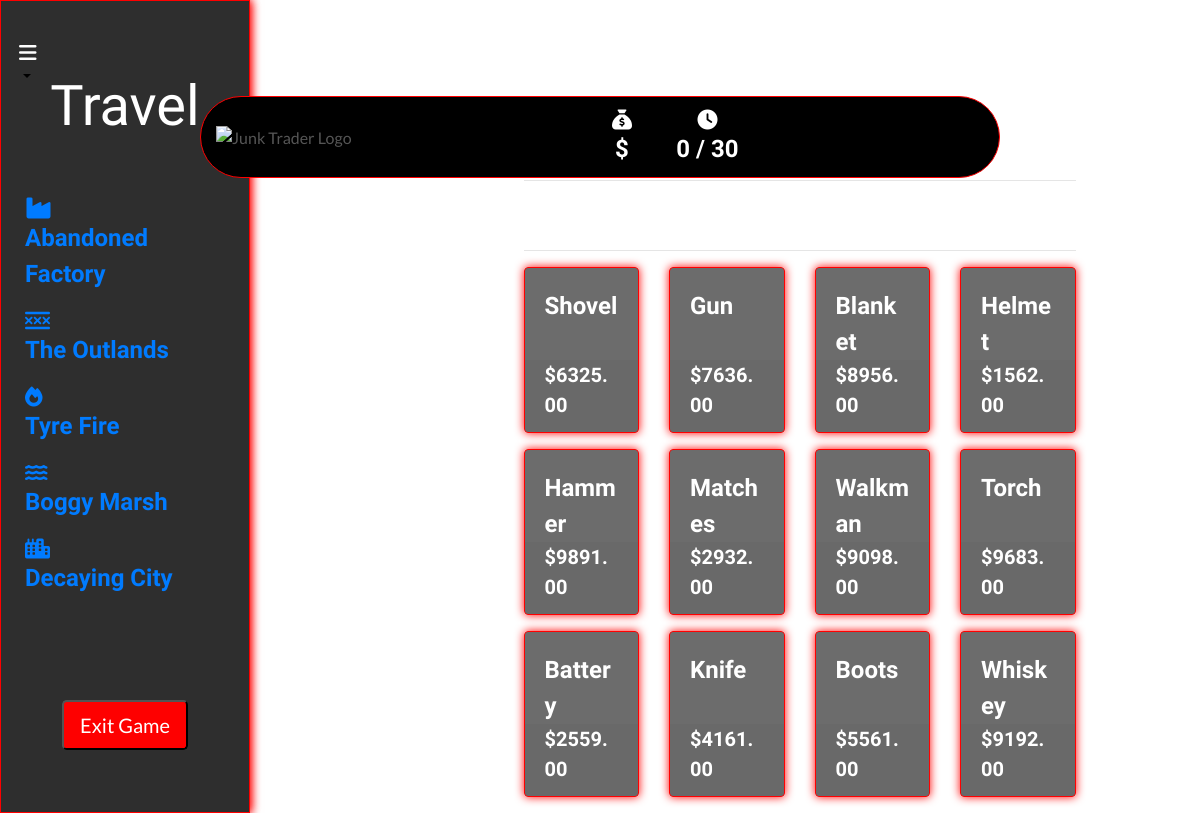
The app's page /collectables/, older data.
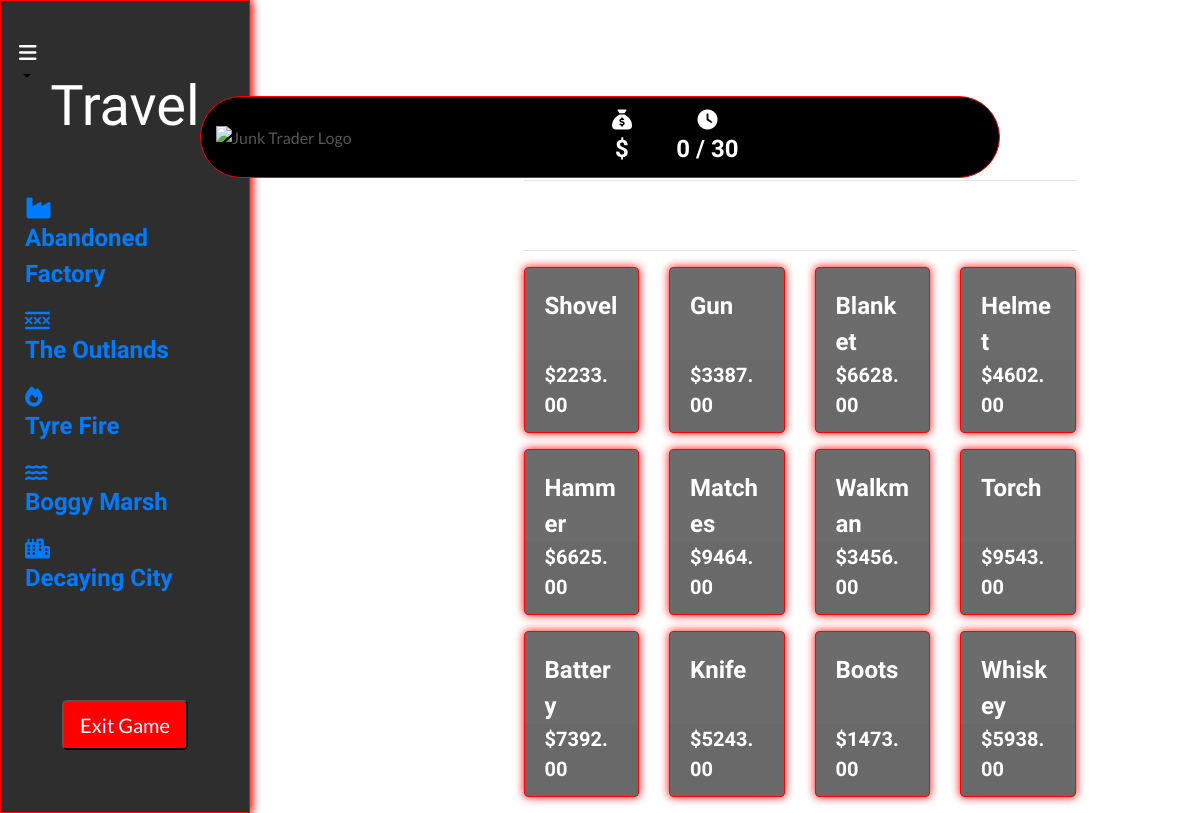
The same page, newer data.
### collectables/models.py (models this page shows, shortened)
class Collectable(models.Model):
    name = models.CharField(max_length=254)
    description = models.TextField()
    price = models.DecimalField(max_digits=6, decimal_places=2)
    previous_price = models.DecimalField(max_digits=10, decimal_places=2, default=0)
    image_url = models.URLField(max_length=1024, null=True, blank=True)
    image = models.ImageField(null=True, blank=True)
    glb_file = models.FileField(upload_to='glb_files/', null=True, blank=True)

### collectables/views.py (the view)
# urls.py: path('', views.all_collectables, name='collectables'),
def all_collectables(request):
    collectables = Collectable.objects.all()
    context = {
        'collectables': collectables,
    }
    return render(request, 'collectables/collectables.html', context)

### backpack/contexts.py (called while the page is built, shortened)
def backpack_contents(request):
    backpack_items = []
    total = 0
    total_quantity = 0
    collectable_count = 0
    backpack = request.session.get('backpack', {})
    grand_total = total
    context = {
        'backpack_items': backpack_items,
        'total': total,
        'total_quantity': total_quantity,
        'collectable_count': collectable_count,
        'grand_total': grand_total,
    }
    return context

def total_amount(request):
    total_amount = [0]
    return {'total_amount': total_amount}

def days_played(request):
    return {'days_played': request.session.get('days_played', 0)}

### collectables/templates/collectables/collectables.html (shortened to what this page needs)
{% extends "base.html" %}
{% load static %}
{% block page_header %}
    <div class="container header-container">
    </div>
{% endblock %}
{% block content %}
<div class="container-fluid">
    <div class="row">
        <div class="col-md-3">
            <div class="fixed-panel">
                {% include 'includes/fixed_panel.html' %}
            </div>
        </div>
    </div>
</div>
<div class="container-fluid content-column">
    <div class="container mb-2 backpack-text content-column">
        <div class="row">
            <div class="col">
                <hr>
                <h2 class="logo-font mb-4">Items</h2>
                <hr>
            </div>
        </div>
        <div class="row">
            {% for collectable in collectables %}
                <div class="col-sm-6 col-md-4 col-lg-4 col-xl-3 mb-3">
                    <div class="card box h-100 border-2 text-white">
                        <div class="card-body pb-0">
                            <p class="mb-0">{{ collectable.name }}</p>
                        </div>
                        <div class="card-footer pt-0 border-0 text-left text-white">
                            <div class="row">
                                <div class="col">
                                    <p class="lead mb-0 text-left font-weight-bold">${{ collectable.price }}</p>
                                </div>
                            </div>
                        </div>
                    </div>
                </div>
            {% endfor %}
        </div>
    </div>
</div>
{% endblock %}

### templates/base.html (shortened to what this page needs)
{% load static %}
<!doctype html>
<html lang="en">
<head>
    <link rel="stylesheet" href="https://stackpath.bootstrapcdn.com/bootstrap/4.4.1/css/bootstrap.min.css">
    <link rel="stylesheet" href="{% static 'css/base.css' %}">
</head>
<body>
<header class="container-fluid fixed-top">
    <div id="topnav" class="row pt-lg-2 d-none d-lg-flex justify-content-center mt-4">
    </div>
    <div class="list-inline-item dropdown">
        <a class="text-black pl-1 nav-link dropdown-toggle" href="#" id="user-options" role="button">
            <div class="text-center text-white">
                <i class="fa-solid fa-bars fa-lg"></i>
            </div>
        </a>
    </div>
    <div id="delivery-banner" class="row text-center">
        <div class="logo">
            <img width="300" src="https://junktrader.s3.eu-central-1.amazonaws.com/media/logo.png" alt="Junk Trader Logo">
        </div>
        <div class="col">
            <ul class="list-inline list-unstyled my-0">
                <li class="list-inline-item">
                    <div class="text-center text-white">
                        <i class="fas fa-sack-dollar fa-lg"></i>
                        <p class="my-0">${{ request.session.player_funds }}</p>
                    </div>
                </li>
                <li class="list-inline-item">
                    <div class="text-center text-white">
                        <i class="fas fa-clock fa-lg"></i>
                        <p class="my-0" id="days-played">{{ days_played }} / 30</p>
                    </div>
                </li>
            </ul>
        </div>
    </div>
</header>
{% block page_header %}
{% endblock %}
{% block content %}
{% endblock %}
</body>
</html>

### templates/includes/fixed_panel.html (shortened to what this page needs)
<div class="fixed-panel">
    <h1 class="text-white text-center mt-5 p-4 display-4">Travel</h1>
    <ul class="location-list text-left p-4 list-unstyled">
        <li><a href="#" onclick="updatePrices(); incrementDaysPlayed();"><i class="fas fa-industry fa-xl"></i><span class="location-text"> <p>Abandoned Factory</p></span></a></li>
        <li><a href="#" onclick="updatePrices(); incrementDaysPlayed();"><i class="fas fa-xmarks-lines fa-lg"></i><span class="location-text"> <p>The Outlands</p></span></a></li>
        <li><a href="#" onclick="updatePrices(); incrementDaysPlayed();"><i class="fas fa-fire fa-lg"></i><span class="location-text"> <p>Tyre Fire</p></span></a></li>
        <li><a href="#" onclick="updatePrices(); incrementDaysPlayed();"><i class="fas fa-water fa-lg"></i><span class="location-text"> <p>Boggy Marsh</p></span></a></li>
        <li><a href="#" onclick="updatePrices(); incrementDaysPlayed();"><i class="fas fa-city fa-lg"></i><span class="location-text"> <p>Decaying City</p></span></a></li>
    </ul>
    <div class="text-center mb-1">
        <button class="btn-red btn-lg mt-5 text-right" onclick="exitGame()" class="btn btn-secondary btn-lg mt-4">Exit Game</button>
    </div>
</div>

### static/css/base.css (style rules this page uses)
html { height: 100%; }
body { background: url('/media/bg_image.png') no-repeat center center fixed; background-size: cover; height: calc(100vh - 164px); color: #555; font-family: 'Lato'; }
.logo { margin-left: 15px; }
.btn-red { background: rgb(254, 0, 0); color: white; }
.text-black { color: #000 !important; }
.backpack-text { color: white; }
#delivery-banner { border: 1px solid red; background-color: #000000; margin-left: auto; margin-right: auto; width: 90%; max-width: 800px; border-radius: 50px; padding: 10px 0; display: flex; justify-content: space-around; align-items: center; }
p, h1, h2, h3, h4, h5, h6 { font-family: "Amatic SC", sans-serif; font-weight: 700; font-size: x-large; font-style: normal; }
.box { border: 1px solid red; box-shadow: 0 0 10px red; background-color: #00000093; }
#delivery-banner { border: 1px solid red; background-color: #000000; border-radius: 50px; padding: 10px 0; display: flex; flex-wrap: nowrap; justify-content: space-around; align-items: center; }
#delivery-banner .list-inline-item { flex: 1; max-width: 25%; white-space: nowrap; }
.fixed-panel { position: fixed; top: 0; bottom: 0; left: 0; width: 250px; border: 1px solid red; box-shadow: 0 0 10px red; background-color: #00000093; overflow-y: auto; }
.content-column { padding-left: 5%; }
@media (max-width: 1360px) { .content-column { padding-left: 20%; } }
@media (min-width: 1200px) { .container { max-width: 80%; } }
@media (min-width: 992px) { .header-container { padding-top: 164px; } }

Row changes from the older to the newer data that the page shows:
changed Collectable "Shovel": price "6325.00" → "2233.00"
changed Collectable "Gun": price "7636.00" → "3387.00"
changed Collectable "Blanket": price "8956.00" → "6628.00"
changed Collectable "Helmet": price "1562.00" → "4602.00"
changed Collectable "Hammer": price "9891.00" → "6625.00"
changed Collectable "Matches": price "2932.00" → "9464.00"
changed Collectable "Walkman": price "9098.00" → "3456.00"
changed Collectable "Torch": price "9683.00" → "9543.00"
changed Collectable "Battery": price "2559.00" → "7392.00"
changed Collectable "Knife": price "4161.00" → "5243.00"
changed Collectable "Boots": price "5561.00" → "1473.00"
changed Collectable "Whiskey": price "9192.00" → "5938.00"
